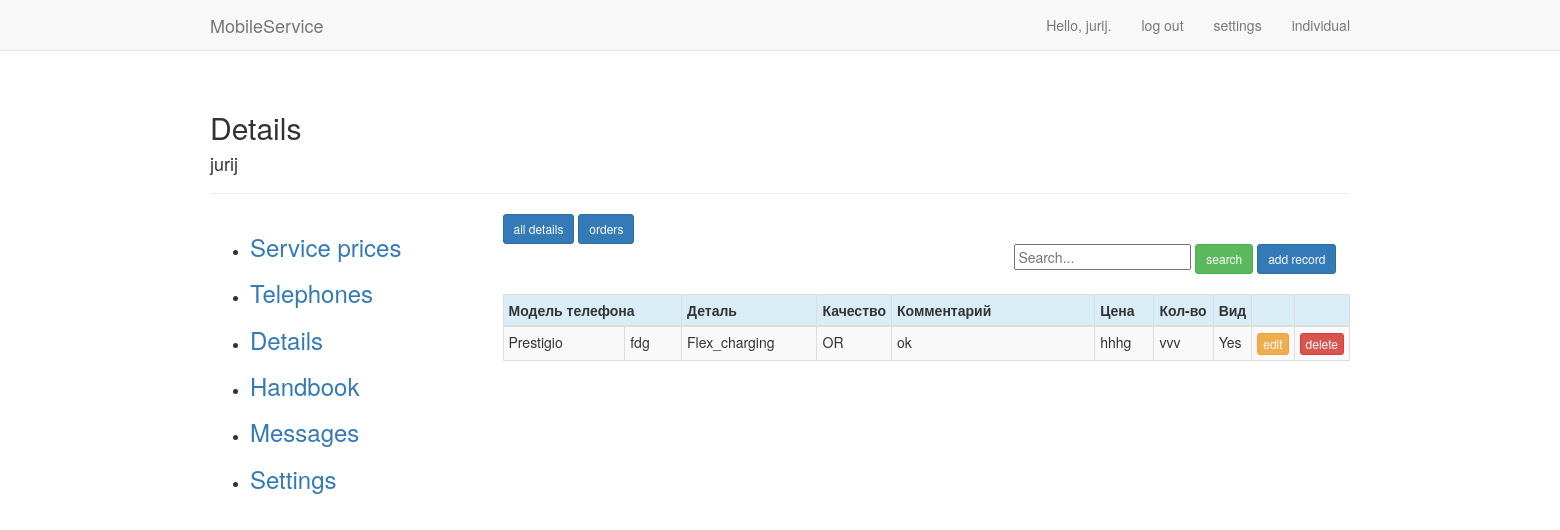
The page /users/details/ (signed in) on the database as committed earlier.
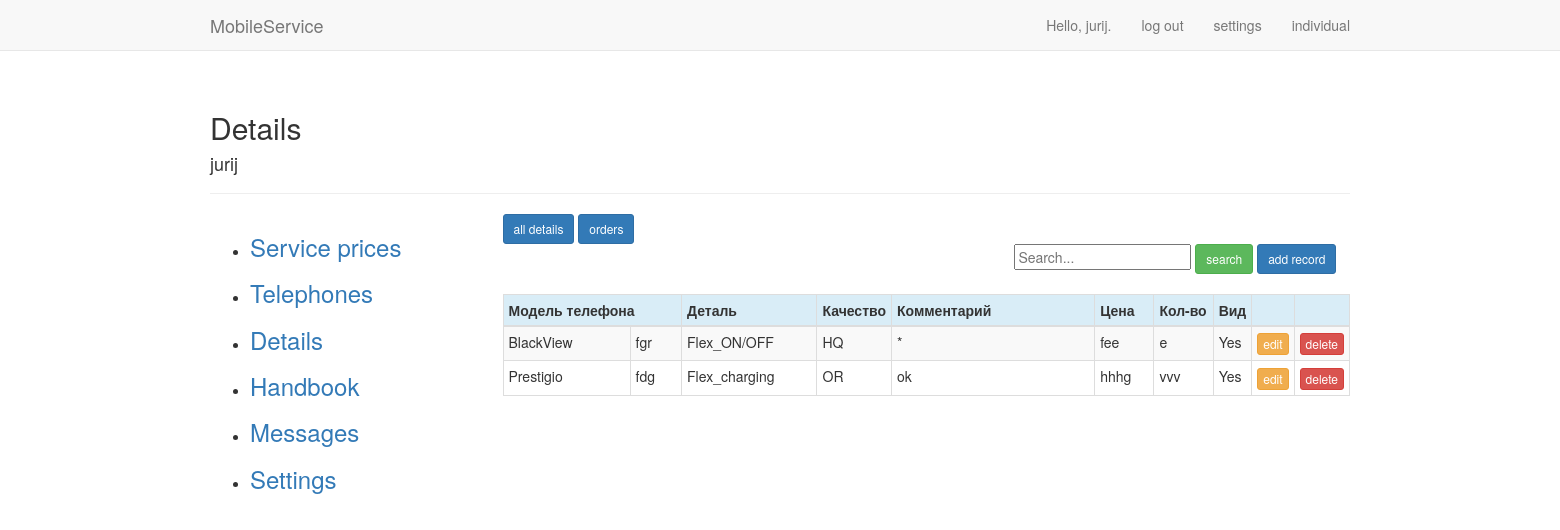
The same page on the database as committed later.
### users/models.py (models this page shows)
class Details(models.Model):
    SAM = 'Samsung'
    ALK = 'Alkatel'
    ASE = 'Aser'
    AMI = 'Amigo'
    AMO = 'Amoi'
    APL = 'IPhone'
    ASU = 'Asus'
    BBR = 'BlackBerry'
    BVI = 'BlackView'
    BLU = 'BLU'
    BQ = 'BQ'
    CAT = 'CAT'
    CAP = 'Caterpillar'
    COO = 'Coolpad'
    CUB = 'Cubot'
    DOO = 'Doogee'
    DOR = 'Doro'
    EST = 'Estar'
    ELE = 'Elephone'
    GIG = 'Gigabyte'
    GET = 'Getnord'
    GOO = 'Google'
    HTC = 'HTC'
    HP = 'HP'
    HOM = 'HomTom'
    KAZ = 'Kazam'
    MYP = 'MyPhone'
    NOU = 'Nous'
    ONE = 'OnePlus'
    OUK = 'Oukitel'
    PRE = 'Prestigio'
    ZTE = 'ZTE'
    ZOP = 'Zopo'
    HUA = 'Huawei'
    LEN = 'Lenovo'
    SON = 'Sony'
    LG = 'LG'
    MEI = 'Meizu'
    XIA = 'Xiaomi'
    MIR = 'Microsoft'
    NOK = 'Nokia'
    OTH = '------->'
    """детали"""
    LCD_MOD = 'LCD_module'
    LCD = 'LCD'
    TOU = 'Touch'
    FLEX_CH = 'Flex_charging'
    FLEX_ON = 'Flex_ON/OFF'
    FLEX_CAM = 'Flex_camera'
    BAT = 'Battery'
    CAM_FR = 'Camera_front'
    CAM_BC = 'Camera_back'
    BC = 'Back_cover'
    """качество"""
    SP = 'SP'
    OR = 'OR'
    HQ = 'HQ'
    COPY = 'COPY'
    """видимость другим"""
    VIS = 'Yes'
    INVIS = 'No'
    BRAND = ((APL, 'IPhone'), (SAM, 'Samsung'), (HUA, 'Huawei'), (MEI, 'Meizu'), (XIA, 'Xiaomi'), (NOK, 'Nokia'),
        (MIR, 'Microsoft'), (PRE, 'Prestigio'), (SON, 'Sony'), (ALK, 'Alcatel'), (ASU, 'Asus'), (ASE, 'Aser'),
        (AMI, 'Amigo'), (AMO, 'Amoi'), (BVI, 'BlackView'), (BLU, 'BLU'), (BQ, 'BQ'), (BBR, 'BlackBerry'),
        (CAT, 'CAT'), (CAP, 'Caterpillar'), (COO, 'Coolpad'), (CUB, 'Cubot'), (DOO, 'Doogee'), (DOR, 'Doro'),
        (ELE, 'Elephone'), (EST, 'Estar'), (GIG, 'Gigabyte'), (GET, 'Getnord'), (GOO, 'Google'), (HTC, 'HTC'),
        (HOM, 'HomTom'), (HP, 'HP'), (KAZ, 'Kazam'), (LEN, 'Lenovo'), (LG, 'Lg'), (MYP, 'MyPhone'),
        (NOU, 'Nous'), (ONE, 'OnePlus'), (OUK, 'Oukitel'), (ZOP, 'Zopo'), (ZTE, 'ZTE'), (OTH, '------->'))
    DETAIL = ((BAT,'Battery'),(BC,'Back_cover'),(CAM_BC,'Camera_back'),(CAM_FR,'Camera_front'),(FLEX_CH,'Flex_charging'),
        (FLEX_ON,'Flex_ON/OFF'),(FLEX_CAM,'Flex_camera'),(LCD_MOD,'LCD_module'),(LCD,'LCD'),(TOU,'Touch'))
    QUALITY = ((SP,'SP'),(OR,'OR'),(HQ,'HQ'),(COPY,'COPY'))
    DETAIL_VISIBILITY = ((VIS,'Yes'),(INVIS,'No'))
    user_model = models.CharField(max_length=20, choices = BRAND)
    user_model_1 = models.CharField(max_length=20)
    user_detail = models.CharField(max_length=20, choices = DETAIL)
    detail_quality = models.CharField(max_length=10,choices = QUALITY)
    detail_comment = models.CharField(max_length=20,default='*')
    detail_price = models.CharField(max_length=5)
    detail_quantity = models.CharField(max_length=5)
    owner = models.ForeignKey(User, on_delete=models.CASCADE)
    detail_visible = models.CharField(max_length=10, choices = DETAIL_VISIBILITY)

### users/views.py (the view)
# urls.py: path('details/', views.details, name= 'details'),
@login_required
def details(request):
    details = Details.objects.filter(owner=request.user).order_by('user_model','user_model_1')
    context = {'details': details}
    return render(request, 'users/details.html', context)

### users/templates/users/details.html (shortened to what this page needs)
{% extends "mobile/base_1.html" %}
{% load bootstrap3 %}
{% block header %}
  <h2>Details</h2><h4>{{user.username}}</h4>
{% endblock header %}
{% block content %}
    <div class="row">
      <div class="col-xs-12 col-sm-3">
        <a href="{% url 'users:details_all' %}" class="btn btn-primary btn-sm">all details</a>
        <a href="{% url 'users:details_order' %}" class="btn btn-primary btn-sm">orders</a>
      </div>
      <div class="col-xs-12 col-sm-offset-7">
        <form action="{% url 'users:details_search' %}" method="get" autocomplete="off" >
          <input name="q" type="text" placeholder="Search...">
          <button type="submit" class="btn btn-success btn-sm">search</button>
          <a href="{% url 'users:details_new_record' %}" class="btn btn-primary btn-sm">add record</a>
        </form>
      </div>
    </div>
    <div class="row">
      <div class="col-xs-12 col-sm-8">
      </div>
    </div>
   <table class="table table-striped table-bordered table-condensed table-hover">
    <thead>
      <tr class="info">
        <th colspan="2">Модель телефона</th>
        <th style="width:16%">Деталь</th>
        <th style="width:8%">Качество</th>
        <th style="width:24%">Комментарий</th>
        <th style="width:7%">Цена</th>
        <th style="width:7%">Кол-во</th>
        <th style="width:3%">Вид</th>
        <th style="width:5%"></th>
        <th style="width:5%"></th>
      </tr>
    </thead>
    <tbody>
      {% for detail in details %}
        <tr>
          <td>{{detail.user_model}}</td>
          <td>{{detail.user_model_1}}</td>
          <td>{{detail.user_detail}}</td>
          <td>{{detail.detail_quality}}</td>
          <td>{{detail.detail_comment}}</td>
          <td>{{detail.detail_price}}</td>
          <td>{{detail.detail_quantity}}</td>
          <td>{{detail.detail_visible}}</td>
          <td><a href="{% url 'users:details_edit' detail.id %}" class="btn btn-warning btn-xs">edit</a></td>
          <td><a href="{% url 'users:details_delete' detail.id %}" class="btn btn-danger btn-xs">delete</a></td>
        </tr>
      {% endfor %}
     </tbody>
  </table>
{% endblock content %}

Rows that differ between the two databases and show on the page:
added Details: user_model "BlackView", user_model_1 "fgr", user_detail "Flex_ON/OFF", detail_quality "HQ", detail_comment "*", detail_price "fee", detail_quantity "e", detail_visible "Yes"
